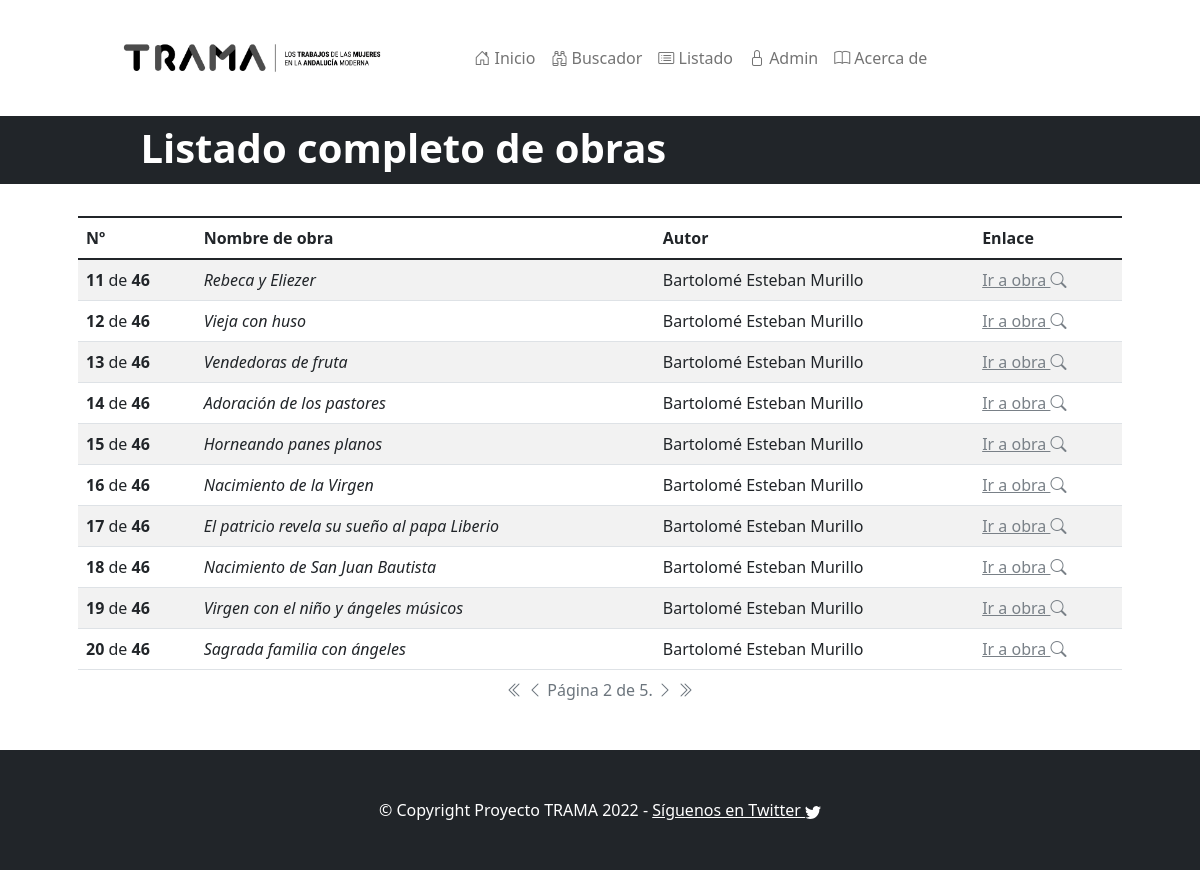
The app's page /trama/listado/?pagina=2 with its own data.
### trama/models.py (models this page shows, shortened)
class Obra(models.Model):
    nombre_obra = models.CharField(
        max_length=256,
        blank=False,
        null=False,
        help_text="Nombre completo de la obra")
    autor = models.CharField(max_length=256,
        blank=False,
        null=False,
        help_text="Autor de la obra")
    anno = models.CharField("Año o época aproximada de la obra",
        max_length=64,
        blank=False,
        null=False,
        help_text="Año (exacto o aproximado) de creación de la obra")
    ubicacion = models.CharField("Ubicación",
        max_length=128,
        blank=False,
        null=False,
        help_text="Ubicación de la obra (museo, colección particular...)")
    iconografia = models.CharField("Iconografía",
        max_length=128,
        blank=False,
        null=False,
        help_text="Breve descripción de la iconografía representada")
    descripcion = models.TextField("Descripción",
        blank=False,
        null=False,
        help_text="Descripción de la obra en texto libre")
    url_externa = models.CharField(max_length=512,
        blank=True,
        null=True,
        help_text="URL con contexto")
    url_imagen = models.CharField(max_length=512,
        blank=True,
        null=True,
        help_text="URL externa del archivo de imagen (si la hay)")
    estilo = models.ForeignKey(
        Estilo,
        blank=False,
        null=False,
        on_delete=models.CASCADE)
    tipo_de_obra = models.ForeignKey(
        TipoDeObra,
        blank=False,
        null=False,
        on_delete=models.CASCADE)
    trabajo_representado = models.ManyToManyField(
        TrabajoRepresentado,
        blank=False)

### trama/views.py (the view)
def listado(request):
    num_per_page = 10
    obras = Paginator(Obra.objects.all().order_by("id"), num_per_page)
    page_number = request.GET.get("pagina")
    if page_number is None:
        page_number = 1
    else:
        page_number = int(page_number)
    offset = (page_number - 1)*num_per_page
    pagina_obj = obras.get_page(page_number)
    return render(request, "listado.html",
                  {"result": pagina_obj,
                   "offset": offset})

### trama/templates/listado.html
{% extends "base.html" %}
{% block texto_barra %}Listado completo de obras{% endblock %}
{% block content %}
    <table class="table table-striped table-hover">
      <caption class="text-center">
        <span class="step-links">
            {% if result.has_previous %}
                <a href="?pagina=1" class="link-secondary"><i class="bi bi-chevron-double-left"></i></a>
                <a href="?pagina={{ result.previous_page_number }}" class="link-secondary"><i class="bi bi-chevron-left"></i></a>
                {% endif %}
                <span class="current">
                  Página {{ result.number }} de {{ result.paginator.num_pages }}.
                </span>
              {% if result.has_next %}
                  <a href="?pagina={{ result.next_page_number }}" class="link-secondary"><i class="bi bi-chevron-right"></i></a>
                  <a href="?pagina={{ result.paginator.num_pages }}" class="link-secondary"><i class="bi bi-chevron-double-right"></i>
                  </a>
              {% endif %}
        </span>
      </caption>
    <thead>
      <tr>
        <th>Nº</th>
        <th>Nombre de obra</th>
        <th>Autor</th>
        <th>Enlace</th>
      </tr>
    </thead>
    <tbody>
    {% for obra in result %}
    <tr>
      <td><strong>{{offset|add:forloop.counter}}</strong> de
        <strong>{{result.paginator.count}}</strong></td>
      <td><em>{{obra.nombre_obra}}</em></td>
      <td>{{obra.autor}}</td>
      <td><a href="{% url 'detalle_obra' obra.pk %}" alt="Mostrar detalle">Ir a obra <i class="bi bi-search"></i></a></td>
    </tr>
    {% endfor %}
    </tbody>
    </table>
{% endblock %}

### records on screen
Obra: counter "11", paginator.count "46", nombre_obra "Rebeca y Eliezer", autor "Bartolomé Esteban Murillo"
Obra: counter "12", paginator.count "46", nombre_obra "Vieja con huso", autor "Bartolomé Esteban Murillo"
Obra: counter "13", paginator.count "46", nombre_obra "Vendedoras de fruta", autor "Bartolomé Esteban Murillo"
Obra: counter "14", paginator.count "46", nombre_obra "Adoración de los pastores", autor "Bartolomé Esteban Murillo"
Obra: counter "15", paginator.count "46", nombre_obra "Horneando panes planos", autor "Bartolomé Esteban Murillo"
Obra: counter "16", paginator.count "46", nombre_obra "Nacimiento de la Virgen", autor "Bartolomé Esteban Murillo"
Obra: counter "17", paginator.count "46", nombre_obra "El patricio revela su sueño al papa Liberio", autor "Bartolomé Esteban Murillo"
Obra: counter "18", paginator.count "46", nombre_obra "Nacimiento de San Juan Bautista", autor "Bartolomé Esteban Murillo"
Obra: counter "19", paginator.count "46", nombre_obra "Virgen con el niño y ángeles músicos", autor "Bartolomé Esteban Murillo"
Obra: counter "20", paginator.count "46", nombre_obra "Sagrada familia con ángeles", autor "Bartolomé Esteban Murillo"

### other values on screen
{{ result.number }} "2"
{{ result.paginator.num_pages }} "5"
